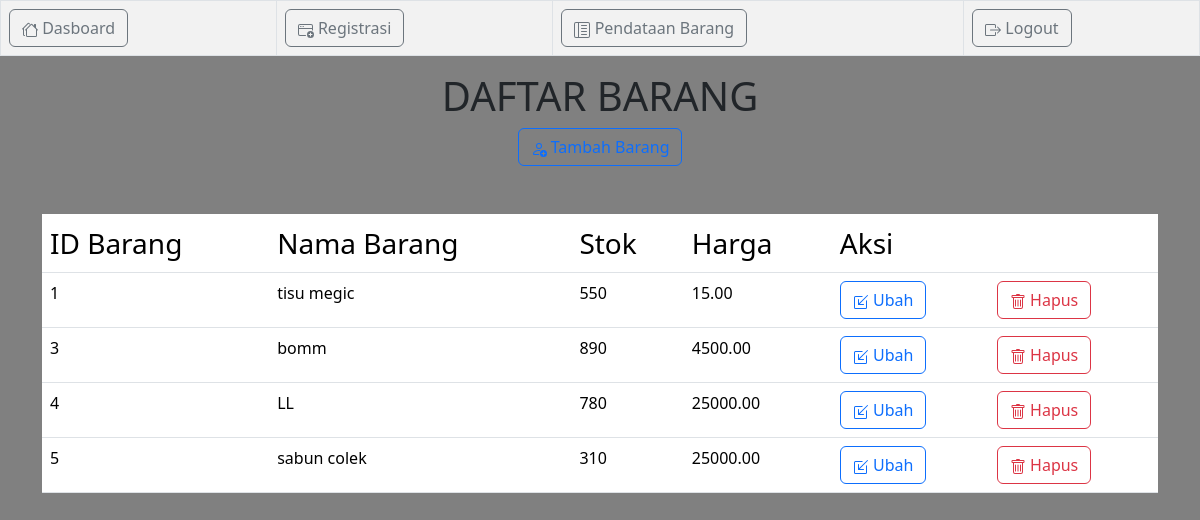
/administrator/v_daftar_barang.php (signed in), run on the app's committed database.
### tables this page shows
CREATE TABLE `tb_barang` (
  `id_barang` int(11) NOT NULL,
  `nama_barang` varchar(225) NOT NULL,
  `stok_barang` int(11) NOT NULL,
  `harga_barang` decimal(10,2) NOT NULL
);

### administrator/v_daftar_barang.php (the view, shortened to what this page needs)
<!DOCTYPE html>
<html lang="en">
<head>
  <link rel="stylesheet" href="	https://cdn.jsdelivr.net/npm/bootstrap@5.3.2/dist/css/bootstrap.min.css">
</head>
<body style="background-color: gray;">
  <?php include "navbar.php"; ?>
  <div class="container">
  <center><h1>DAFTAR BARANG</h1>
  <a href="v_tambah_barang.php" class="btn btn-outline-primary"> Tambah Barang</a></center>
  <br>
  <br>
  <table class="table table-hover">
    <tr>
      <td class="fs-3">ID Barang</td>
      <td class="fs-3">Nama Barang</td>
      <td class="fs-3">Stok</td>
      <td class="fs-3">Harga</td>
      <td colspan="2" class="fs-3">Aksi</td>
    </tr>
    <?php
    include "../config.php";
    $sql = mysqli_query($koneksi, 'SELECT * FROM tb_barang ');
    foreach ($sql as $barang) {
    ?>
      <tr>
        <td><?= $barang['id_barang'] ?> </td>
        <td><?= $barang['nama_barang'] ?></td>
        <td><?= $barang['stok_barang'] ?></td>
        <td><?= $barang['harga_barang'] ?></td>
        <td><a href="v_ubah_barang.php?id_barang=<?= $barang['id_barang'] ?>" class="btn btn-outline-primary"> Ubah</a></td>
        <td><a href="m_hapus_barang.php?id_barang=<?= $barang['id_barang'] ?>" class="btn btn-outline-danger"> Hapus</a></td>
      </tr>
    <?php } ?>
  </table>
  </div>
</body>
</html>

### data on the page
tb_barang: id_barang "1", nama_barang "tisu megic", stok_barang "550", harga_barang "15.00"
tb_barang: id_barang "3", nama_barang "bomm", stok_barang "890", harga_barang "4500.00"
tb_barang: id_barang "4", nama_barang "LL", stok_barang "780", harga_barang "25000.00"
tb_barang: id_barang "5", nama_barang "sabun colek", stok_barang "310", harga_barang "25000.00"
